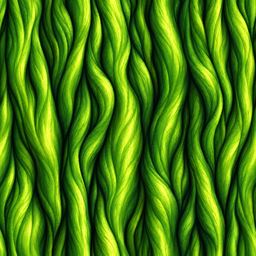
#> input picture assets/art/world/vine_surface_tile_v2.png, 256 x 256 px, shrunk from 1254 x 1254 before the run
$ python bake_vine_value_hierarchy.py
#> lines starting #> are read from the running program, lines starting #| are printed output that depends on the picture
"""Bake the locked Gate 3A value hierarchy from vine tile v2 into v3."""

from pathlib import Path

from PIL import Image


ROOT = Path(__file__).resolve().parents[1]
SOURCE = ROOT / "assets/art/world/vine_surface_tile_v2.png"
TARGET = ROOT / "assets/art/world/vine_surface_tile_v3.png"
LO = (40.0, 112.0, 70.0)
LUMA = (0.299, 0.587, 0.114)
KNEE = 0.50
BLACK_BLEND_END = 0.18
SHADOW_TINT = (0.80, 1.00, 1.55)


def luminance(rgb: tuple[float, float, float]) -> float:
    return sum(channel * weight for channel, weight in zip(rgb, LUMA)) / 255.0


def rescale_to_luminance(rgb: list[float], target: float) -> list[float]:
    current = luminance(tuple(rgb))
    if current <= 1e-9:
        return [channel * target / luminance(LO) for channel in LO]
    return [channel * target / current for channel in rgb]


def transform(rgb: tuple[int, int, int]) -> tuple[int, int, int]:
    source = [float(channel) for channel in rgb]
    y = luminance(tuple(source))
    yf = luminance(LO)
    yn = yf + y * (KNEE - yf) / KNEE if y < KNEE else y
    color = rescale_to_luminance(source, yn)

    if y < BLACK_BLEND_END:
        weight = 1.0 - y / BLACK_BLEND_END
        floor_color = [channel * yn / yf for channel in LO]
        color = [
            channel * (1.0 - weight) + floor_channel * weight
            for channel, floor_channel in zip(color, floor_color)
        ]

    if y < KNEE:
        shift = 0.6 * ((KNEE - y) / KNEE) ** 1.2
        tinted = [channel * factor for channel, factor in zip(color, SHADOW_TINT)]
        color = [
            channel * (1.0 - shift) + tinted_channel * shift
            for channel, tinted_channel in zip(color, tinted)
        ]
        color = rescale_to_luminance(color, yn)

    return tuple(max(0, min(255, round(channel))) for channel in color)


def main() -> None:
    source = Image.open(SOURCE).convert("RGB")
#> source is the input picture: PIL image 256x256 RGB; mean R, G, B 70.3, 124, 14.3
    target = Image.new("RGB", source.size)
#> target: PIL image 256x256 RGB; every value is 0
    target.putdata([transform(pixel) for pixel in source.getdata()])
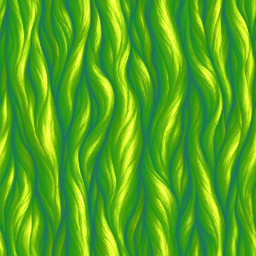
#> target: PIL image 256x256 RGB; mean R, G, B 82.9, 166.3, 30.7
    target.save(TARGET, format="PNG", optimize=False)


if __name__ == "__main__":
    main()
